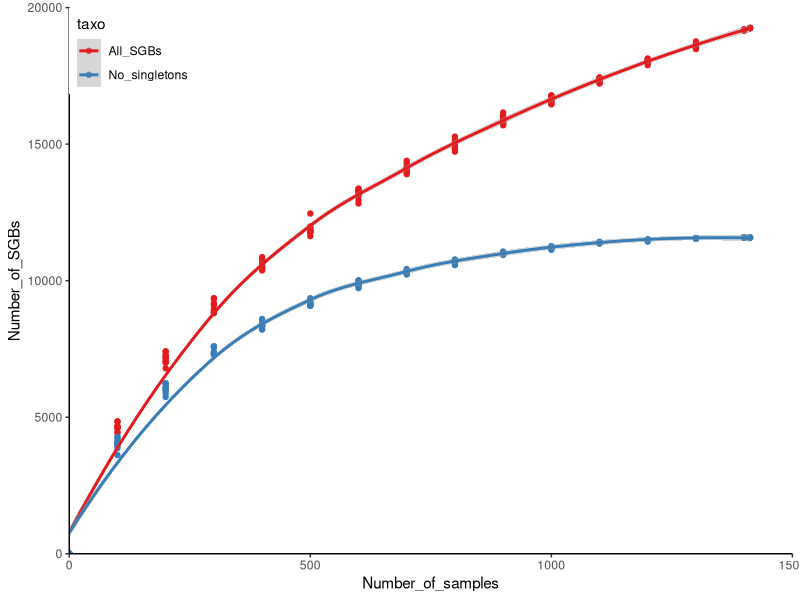
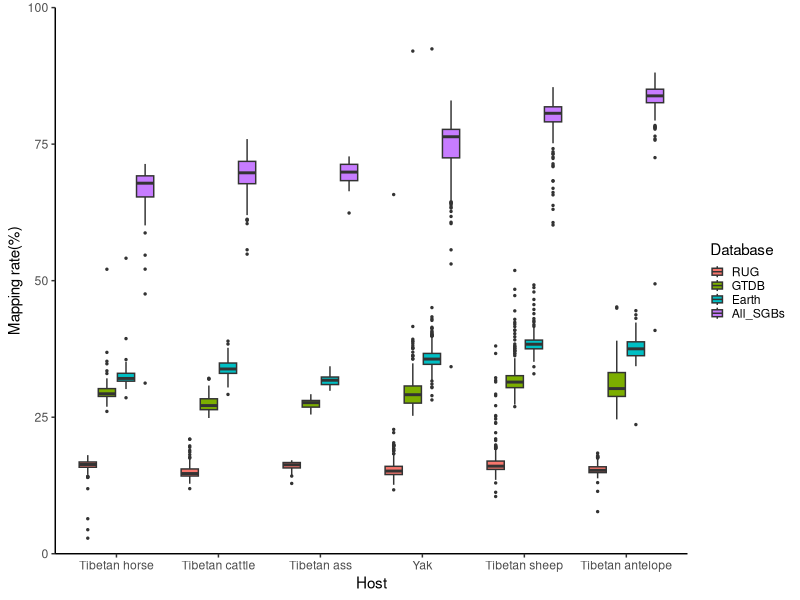
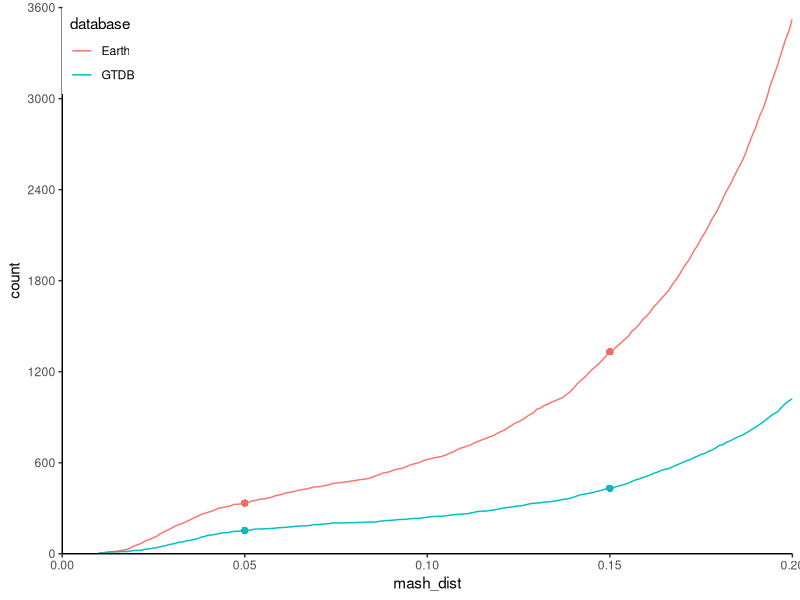
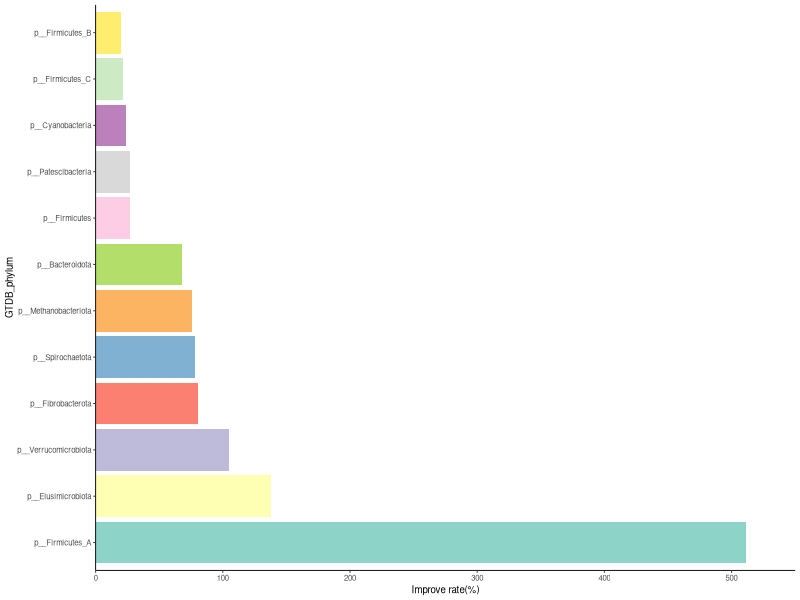

The R script that drew these images, in order:
# Fig.1 The characteristics of Plateau Animal Microbiome Project (PAMP) database
library(tidyverse)
library(ggplot2)

## a.A rarefaction curve for the assessment of SGB obtained.
dset.a <- read_csv("0.data/dset.fig1A.csv")

plot.a <- ggplot(dset.a, aes(x = Number_of_samples, y = Number_of_SGBs, color = taxo)) +
  geom_point() +
  geom_smooth() +
  scale_colour_brewer(palette = "Set1") +
  scale_y_continuous(expand = c(0, 0), limits = c(0, 20000)) +
  scale_x_continuous(expand = c(0, 0), limits = c(0, 1500)) +
  theme_classic(base_family = "Helvetica") +
  theme(legend.position = c(0,1), legend.justification = c(0, 1))

ggsave("1.result/fig1A.curve.pdf", plot.a, width = 3.5, height = 3)

## b.The mapping rates of our sample reads to different metagenomic datasets.
dset.b <- read_csv("0.data/dset.fig1B.csv")
dset.b$Database <- factor(dset.b$Database, levels = c("RUG","GTDB","Earth","All_SGBs"))

plot.b <- ggplot(dset.b, aes(x = Host, y = Mapping_rate, fill = Database)) +
  geom_boxplot(outlier.size = 0.5) +
  labs(x = 'Host', y = 'Mapping rate(%)') + 
  scale_x_discrete(limits=c("Tibetan horse","Tibetan cattle", "Tibetan ass","Yak","Tibetan sheep","Tibetan antelope")) +
  scale_y_continuous(expand = c(0, 0), limits = c(0, 100)) +
  theme_classic(base_family = "Helvetica") +
  theme(legend.key.size = unit(10, "pt"))
  

ggsave("1.result/fig1B.mapping_rate.pdf", plot.b, width = 5.5, height = 3)

## c.The Mash distance among our identified SGBs and other known SGBs released by Genome Taxonomy database (GTDB 05-RS95) and Earth Microbiome Project
dset.c <- read_csv("0.data/dset.fig1C.csv")

dist.p <- ggplot(dset.c) + 
  geom_line(aes(x = mash_dist, y = count, color = database)) +
  geom_point(aes(x = 0.05, 153), color = "#13b6bb") +
  geom_point(aes(x = 0.05, 334), color = "#f56b64") +
  geom_point(aes(x = 0.15, 431), color = "#13b6bb") +
  geom_point(aes(x = 0.15, 1331), color = "#f56b64") +
  scale_x_continuous(expand = c(0, 0), limits = c(0, 0.2)) +
  scale_y_continuous(expand = c(0, 0), limits = c(0, 3600), breaks = seq(0,3600,600)) +
  theme_classic(base_family = "Helvetica") +
  theme(legend.position = c(0,1), legend.justification = c(0, 1))

ggsave("1.result//fig1C.mash.pdf", dist.p, width = 3.5, height = 3)

## d. Compared with GTDB database, assessing the  percentage rate of expanding the microbial genomic diversity at the phylum level.
dset.d <- read_csv("0.data/dset.fig1D.csv") %>% 
  filter(improve_rate > 20 & TP_freq > 10)

dset.d$GTDB_phylum <- factor(dset.d$GTDB_phylum, levels = dset.d$GTDB_phylum)
uc.p <- ggplot(dset.d, aes(x = improve_rate, y = GTDB_phylum, fill = GTDB_phylum)) + 
  geom_col() + 
  scale_fill_brewer(palette = "Set3") +
  scale_x_continuous(expand = c(0, 0), limits = c(0, 550), breaks = seq(0, 550, 100)) + 
  theme_classic(base_size = 7, base_family = "Helvetica") + 
  xlab("Improve rate(%)") + 
  guides(fill = FALSE)

ggsave("1.result/fig1D.Imporve_GTDB.pdf", uc.p, width = 3.5, height = 3)
